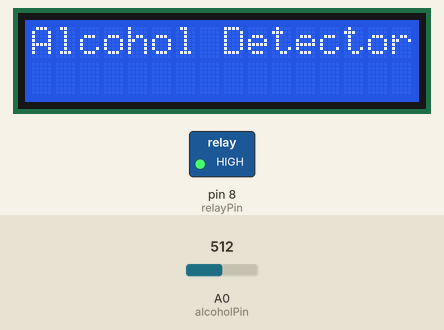
Simulated run of this sketch. Board: Arduino Uno, built with avr-gcc and run on an emulated ATmega328P. On the bench: 16×2 character LCD, switched loads named in the sketch (green lamp = pin HIGH). The inputs (shaded band) are chosen by the test bench; at power-on: A0 (alcoholPin) = 512. The modem accepts every AT command (registered, SIM ready, sends succeed) and sends nothing else; what the sketch prints to the serial monitor is not drawn.

Above: at 0.1 s.
At 2.2 s:
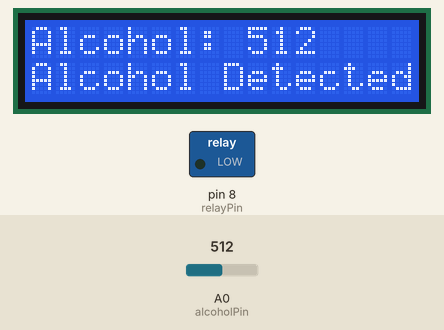
Timing chart, 0 to 3.7 s (numbered marks = the images above):
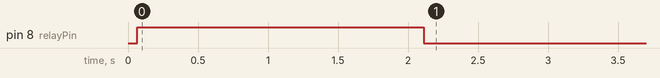

Measured:
- by itself, pin 8 (relayPin): HIGH → LOW at 2.1 s

The sketch:

alcohol_detection.ino
```cpp
#include <Wire.h>
#include <LiquidCrystal_I2C.h>
#include <SoftwareSerial.h>

// I2C LCD address might be 0x27 or 0x3F — adjust if needed
LiquidCrystal_I2C lcd(0x27, 16, 2);

// GSM module TX to pin 10, RX to pin 11
SoftwareSerial gsm(10, 11);

// MQ3 analog pin
const int alcoholPin = A0;

// Relay control pin
const int relayPin = 8;

// Alcohol threshold
const int threshold = 400;

void setup() {
  lcd.init();
  lcd.backlight();

  Serial.begin(9600);
  gsm.begin(9600);

  pinMode(alcoholPin, INPUT);
  pinMode(relayPin, OUTPUT);
  digitalWrite(relayPin, HIGH); // Engine ON by default

  lcd.setCursor(0, 0);
  lcd.print("Alcohol Detector");
  delay(2000);
  lcd.clear();
}

void loop() {
  int alcoholLevel = analogRead(alcoholPin);
  lcd.setCursor(0, 0);
  lcd.print("Alcohol: ");
  lcd.print(alcoholLevel);
  Serial.println(alcoholLevel); // For debugging

  if (alcoholLevel > threshold) {
    lcd.setCursor(0, 1);
    lcd.print("Alcohol Detected!");
    digitalWrite(relayPin, LOW); // Engine OFF
    sendSMS();
    delay(10000); // Avoid repeated SMS
  } else {
    lcd.setCursor(0, 1);
    lcd.print("Safe to Drive    ");
    digitalWrite(relayPin, HIGH); // Engine ON
  }

  delay(1000);
}

void sendSMS() {
  gsm.println("AT+CMGF=1");
  delay(1000);
  gsm.println("AT+CMGS=\"+911234567890\""); // Replace with your number
  delay(1000);
  gsm.println("Alert! Driver is drunk. Engine has been stopped.");
  gsm.write(26); // ASCII code for CTRL+Z
  delay(5000);
}
```
